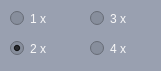
            <widget class="QWidget" name="widget_3" native="true">
                <property name="geometry">
                    <rect>
                        <x>260</x>
                        <y>120</y>
                        <width>161</width>
                        <height>71</height>
                    </rect>
                </property>
                <property name="palette">
                    <palette>
                        <active>
                            <colorrole role="WindowText">
                                <brush brushstyle="SolidPattern">
                                    <color alpha="255">
                                        <red>227</red>
                                        <green>227</green>
                                        <blue>227</blue>
                                    </color>
                                </brush>
                            </colorrole>
                            <colorrole role="ButtonText">
                                <brush brushstyle="SolidPattern">
                                    <color alpha="255">
                                        <red>255</red>
                                        <green>255</green>
                                        <blue>255</blue>
                                    </color>
                                </brush>
                            </colorrole>
                            <colorrole role="Base">
                                <brush brushstyle="SolidPattern">
                                    <color alpha="255">
                                        <red>135</red>
                                        <green>142</green>
                                        <blue>156</blue>
                                    </color>
                                </brush>
                            </colorrole>
                            <colorrole role="Window">
                                <brush brushstyle="SolidPattern">
                                    <color alpha="255">
                                        <red>153</red>
                                        <green>160</green>
                                        <blue>176</blue>
                                    </color>
                                </brush>
                            </colorrole>
                            <colorrole role="ToolTipText">
                                <brush brushstyle="SolidPattern">
                                    <color alpha="255">
                                        <red>255</red>
                                        <green>255</green>
                                        <blue>255</blue>
                                    </color>
                                </brush>
                            </colorrole>
                        </active>
                        <inactive>
                            <colorrole role="WindowText">
                                <brush brushstyle="SolidPattern">
                                    <color alpha="255">
                                        <red>227</red>
                                        <green>227</green>
                                        <blue>227</blue>
                                    </color>
                                </brush>
                            </colorrole>
                            <colorrole role="ButtonText">
                                <brush brushstyle="SolidPattern">
                                    <color alpha="255">
                                        <red>255</red>
                                        <green>255</green>
                                        <blue>255</blue>
                                    </color>
                                </brush>
                            </colorrole>
                            <colorrole role="Base">
                                <brush brushstyle="SolidPattern">
                                    <color alpha="255">
                                        <red>135</red>
                                        <green>142</green>
                                        <blue>156</blue>
                                    </color>
                                </brush>
                            </colorrole>
                            <colorrole role="Window">
                                <brush brushstyle="SolidPattern">
                                    <color alpha="255">
                                        <red>153</red>
                                        <green>160</green>
                                        <blue>176</blue>
                                    </color>
                                </brush>
                            </colorrole>
                            <colorrole role="ToolTipText">
                                <brush brushstyle="SolidPattern">
                                    <color alpha="255">
                                        <red>255</red>
                                        <green>255</green>
                                        <blue>255</blue>
                                    </color>
                                </brush>
                            </colorrole>
                        </inactive>
                        <disabled>
                            <colorrole role="WindowText">
                                <brush brushstyle="SolidPattern">
                                    <color alpha="255">
                                        <red>120</red>
                                        <green>120</green>
                                        <blue>120</blue>
                                    </color>
                                </brush>
                            </colorrole>
                            <colorrole role="ButtonText">
                                <brush brushstyle="SolidPattern">
                                    <color alpha="255">
                                        <red>120</red>
                                        <green>120</green>
                                        <blue>120</blue>
                                    </color>
                                </brush>
                            </colorrole>
                            <colorrole role="Base">
                                <brush brushstyle="SolidPattern">
                                    <color alpha="255">
                                        <red>153</red>
                                        <green>160</green>
                                        <blue>176</blue>
                                    </color>
                                </brush>
                            </colorrole>
                            <colorrole role="Window">
                                <brush brushstyle="SolidPattern">
                                    <color alpha="255">
                                        <red>153</red>
                                        <green>160</green>
                                        <blue>176</blue>
                                    </color>
                                </brush>
                            </colorrole>
                            <colorrole role="ToolTipText">
                                <brush brushstyle="SolidPattern">
                                    <color alpha="255">
                                        <red>255</red>
                                        <green>255</green>
                                        <blue>255</blue>
                                    </color>
                                </brush>
                            </colorrole>
                        </disabled>
                    </palette>
                </property>
                <property name="autoFillBackground">
                    <bool>false</bool>
                </property>
                <widget class="QRadioButton" name="scale_1_radio_button">
                    <property name="geometry">
                        <rect>
                            <x>10</x>
                            <y>10</y>
                            <width>82</width>
                            <height>17</height>
                        </rect>
                    </property>
                    <property name="palette">
                        <palette>
                            <active>
                                <colorrole role="WindowText">
                                    <brush brushstyle="SolidPattern">
                                        <color alpha="255">
                                            <red>248</red>
                                            <green>248</green>
                                            <blue>248</blue>
                                        </color>
                                    </brush>
                                </colorrole>
                            </active>
                            <inactive>
                                <colorrole role="WindowText">
                                    <brush brushstyle="SolidPattern">
                                        <color alpha="255">
                                            <red>248</red>
                                            <green>248</green>
                                            <blue>248</blue>
                                        </color>
                                    </brush>
                                </colorrole>
                            </inactive>
                            <disabled>
                                <colorrole role="WindowText">
                                    <brush brushstyle="SolidPattern">
                                        <color alpha="255">
                                            <red>120</red>
                                            <green>120</green>
                                            <blue>120</blue>
                                        </color>
                                    </brush>
                                </colorrole>
                            </disabled>
                        </palette>
                    </property>
                    <property name="font">
                        <font>
                            <family>Yu Gothic UI</family>
                            <pointsize>9</pointsize>
                        </font>
                    </property>
                    <property name="text">
                        <string>1 x</string>
                    </property>
                </widget>
                <widget class="QRadioButton" name="scale_2_radio_button">
                    <property name="geometry">
                        <rect>
                            <x>10</x>
                            <y>40</y>
                            <width>82</width>
                            <height>17</height>
                        </rect>
                    </property>
                    <property name="palette">
                        <palette>
                            <active>
                                <colorrole role="WindowText">
                                    <brush brushstyle="SolidPattern">
                                        <color alpha="255">
                                            <red>248</red>
                                            <green>248</green>
                                            <blue>248</blue>
                                        </color>
                                    </brush>
                                </colorrole>
                            </active>
                            <inactive>
                                <colorrole role="WindowText">
                                    <brush brushstyle="SolidPattern">
                                        <color alpha="255">
                                            <red>248</red>
                                            <green>248</green>
                                            <blue>248</blue>
                                        </color>
                                    </brush>
                                </colorrole>
                            </inactive>
                            <disabled>
                                <colorrole role="WindowText">
                                    <brush brushstyle="SolidPattern">
                                        <color alpha="255">
                                            <red>120</red>
                                            <green>120</green>
                                            <blue>120</blue>
                                        </color>
                                    </brush>
                                </colorrole>
                            </disabled>
                        </palette>
                    </property>
                    <property name="font">
                        <font>
                            <family>Yu Gothic UI</family>
                            <pointsize>9</pointsize>
                        </font>
                    </property>
                    <property name="text">
                        <string>2 x</string>
                    </property>
                    <property name="checked">
                        <bool>true</bool>
                    </property>
                </widget>
                <widget class="QRadioButton" name="scale_4_radio_button">
                    <property name="geometry">
                        <rect>
                            <x>90</x>
                            <y>40</y>
                            <width>82</width>
                            <height>17</height>
                        </rect>
                    </property>
                    <property name="palette">
                        <palette>
                            <active>
                                <colorrole role="WindowText">
                                    <brush brushstyle="SolidPattern">
                                        <color alpha="255">
                                            <red>248</red>
                                            <green>248</green>
                                            <blue>248</blue>
                                        </color>
                                    </brush>
                                </colorrole>
                            </active>
                            <inactive>
                                <colorrole role="WindowText">
                                    <brush brushstyle="SolidPattern">
                                        <color alpha="255">
                                            <red>248</red>
                                            <green>248</green>
                                            <blue>248</blue>
                                        </color>
                                    </brush>
                                </colorrole>
                            </inactive>
                            <disabled>
                                <colorrole role="WindowText">
                                    <brush brushstyle="SolidPattern">
                                        <color alpha="255">
                                            <red>120</red>
                                            <green>120</green>
                                            <blue>120</blue>
                                        </color>
                                    </brush>
                                </colorrole>
                            </disabled>
                        </palette>
                    </property>
                    <property name="font">
                        <font>
                            <family>Yu Gothic UI</family>
                            <pointsize>9</pointsize>
                        </font>
                    </property>
                    <property name="text">
                        <string>4 x</string>
                    </property>
                    <property name="checked">
                        <bool>false</bool>
                    </property>
                </widget>
                <widget class="QRadioButton" name="scale_3_radio_button">
                    <property name="geometry">
                        <rect>
                            <x>90</x>
                            <y>10</y>
                            <width>82</width>
                            <height>17</height>
                        </rect>
                    </property>
                    <property name="palette">
                        <palette>
                            <active>
                                <colorrole role="WindowText">
                                    <brush brushstyle="SolidPattern">
                                        <color alpha="255">
                                            <red>248</red>
                                            <green>248</green>
                                            <blue>248</blue>
                                        </color>
                                    </brush>
                                </colorrole>
                            </active>
                            <inactive>
                                <colorrole role="WindowText">
                                    <brush brushstyle="SolidPattern">
                                        <color alpha="255">
                                            <red>248</red>
                                            <green>248</green>
                                            <blue>248</blue>
                                        </color>
                                    </brush>
                                </colorrole>
                            </inactive>
                            <disabled>
                                <colorrole role="WindowText">
                                    <brush brushstyle="SolidPattern">
                                        <color alpha="255">
                                            <red>120</red>
                                            <green>120</green>
                                            <blue>120</blue>
                                        </color>
                                    </brush>
                                </colorrole>
                            </disabled>
                        </palette>
                    </property>
                    <property name="font">
                        <font>
                            <family>Yu Gothic UI</family>
                            <pointsize>9</pointsize>
                        </font>
                    </property>
                    <property name="text">
                        <string>3 x</string>
                    </property>
                </widget>
            </widget>
